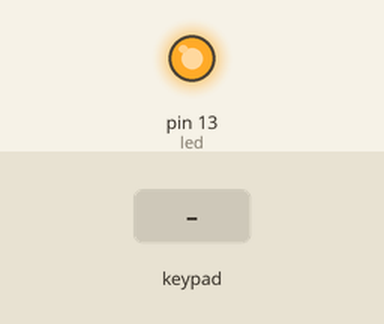
Recording of a sketch running on a simulated Arduino Uno, built with avr-gcc and run on an emulated ATmega328P. Shown: output pins drawn as LEDs (lit = HIGH). The inputs (shaded band) are chosen by the test bench. What the sketch prints to the serial monitor is not drawn.

Above: at 1.8 s.
1.9 s: keypad keys 5 4 3 2 pressed 1.37 s apart
At 2.8 s:
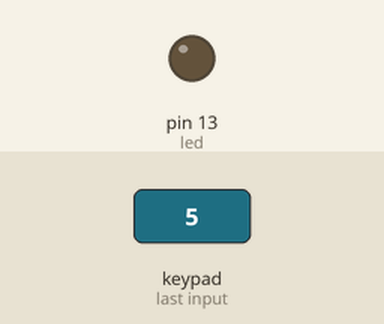
11.3 s: key '1' pressed
15.3 s: key '2' pressed
At 19.4 s:
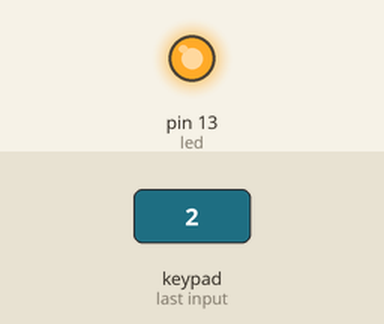
Timing chart, 0 to 20.9 s (numbered marks = the images above; inputs shaded):
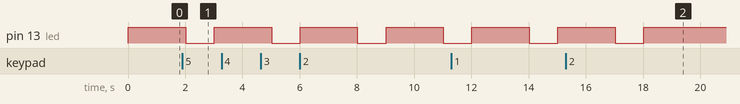

Measured:
- after the input at 1.9 s, pin 13 (led): alternates HIGH for 2.0 s and LOW for 1.0 s, starting after 0.11 s
- after the input at 15.3 s, pin 13 (led): HIGH → LOW after 1.7 s, → HIGH 1.0 s later

The sketch:

password.ino
```cpp
#include <Keypad.h>
int led = 13;
float pass = 0;
float firstNumber = 0;
const byte ROWS = 4;  //four rows
const byte COLS = 4;  //four columns
//define the cymbols on the buttons of the keypads
char hexaKeys[ROWS][COLS] = {
  { '1', '2', '3', 'A' },
  { '4', '5', '6', 'B' },
  { '7', '8', '9', 'C' },
  { '*', '0', '#', 'D' }
};
byte colPins[ROWS] = { 5, 4, 3, 2 };  // Pins used for the rows of the keypad
byte rowPins[COLS] = { 9, 8, 7, 6 };  // Pins used for the columns of the keypad

//initialize an instance of class NewKeypad
Keypad customKeypad = Keypad(makeKeymap(hexaKeys), rowPins, colPins, ROWS, COLS);

void setup() {
  Serial.begin(9600);
  pinMode(led, OUTPUT);
  Serial.println("set password : ");

  for (int i = 0; i < 4; i++) {
    int button = int(customKeypad.getKey()) - 48;
    Serial.println(button);
    if (0 <= button && button <= 10) {
      Serial.print(button);
      pass = pass * 10 + button;
    }
  }
  Serial.println("set password is copmleted, Enter code:");
}
void loop() {
  int button = int(customKeypad.getKey()) - 48;
  if (0 <= button && button <= 10) {
    Serial.print(button);
    for (int i = 0; i < 4; i++) {
      firstNumber = firstNumber * 10 + button;
    }
  }

  if (pass == firstNumber) {
    digitalWrite(led, HIGH);

  } else {
    digitalWrite(led, LOW);
  }
  firstNumber = 0;
  delay(1000);
}
```
